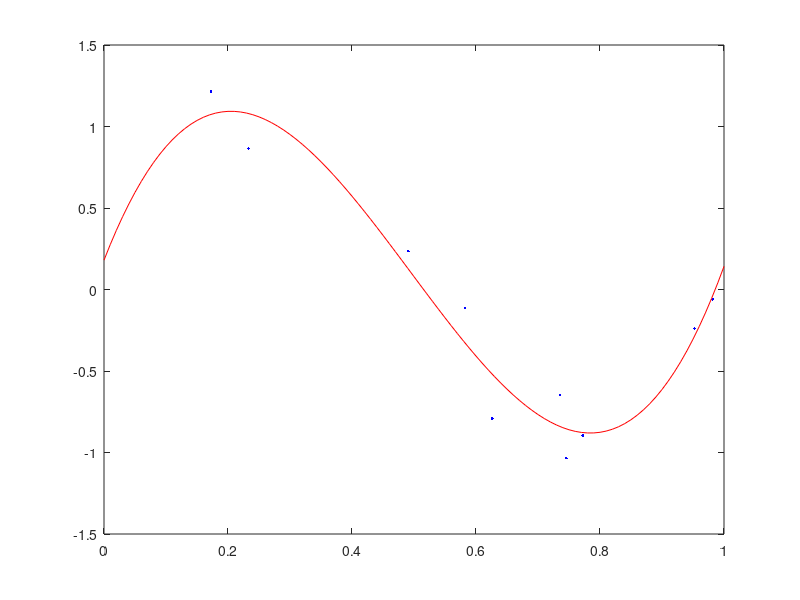
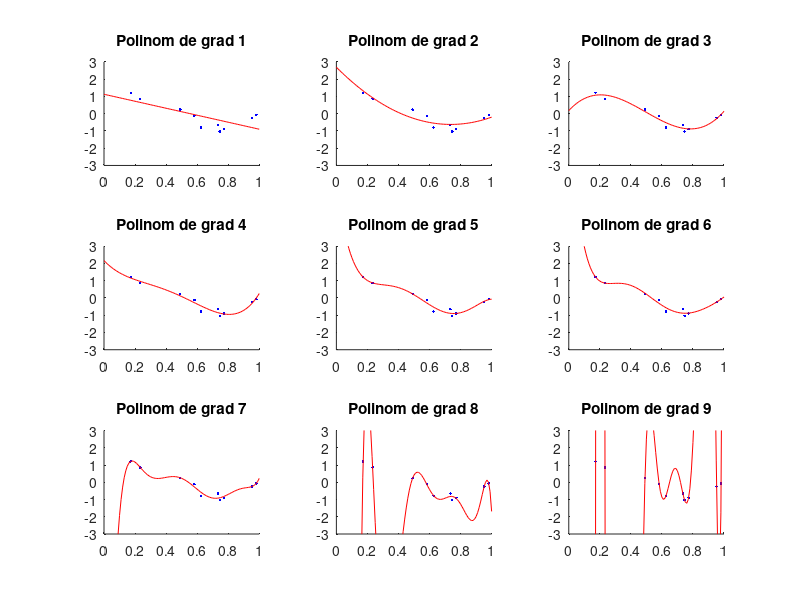
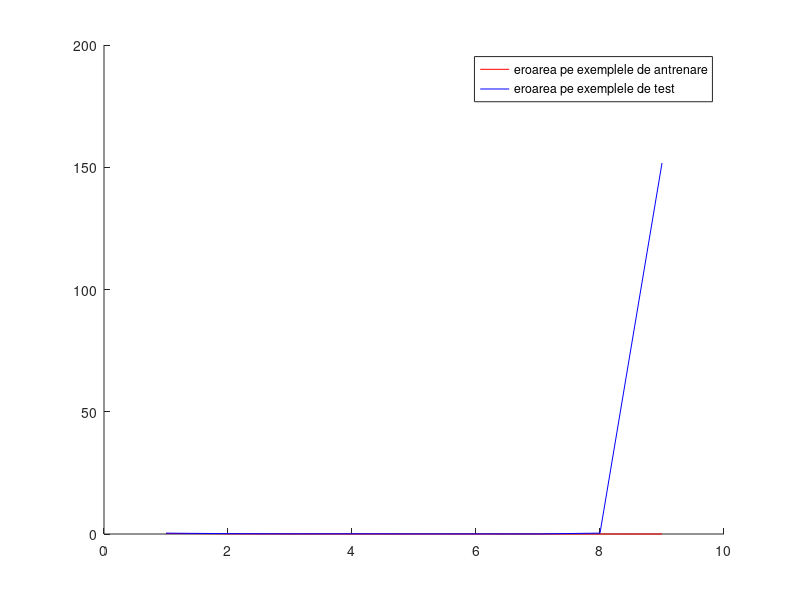
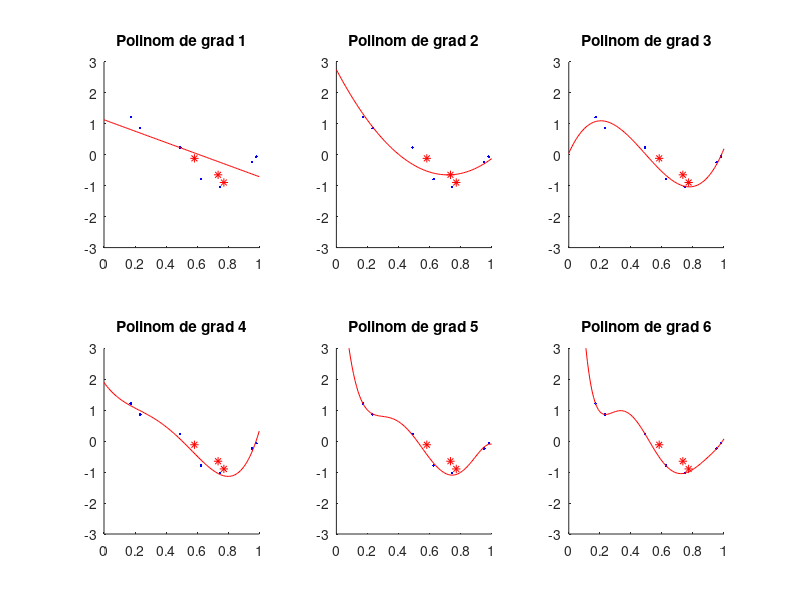

These charts were generated, in order, by the following MATLAB code:
function solLab4()
nrExemple = 10;
sigma = 0.25;

% Definirea functiei inline f(x) = sin(2*pi*x)
f = inline('sin(2*pi*x)', 'x');

% Punctul b) - apelul punctului a)
S = genereazaExemple(nrExemple,sigma,f);
xS = S(:,1);
uS = S(:,2);

% Apelul punctului c)
ploteazaExemple(S)

% Apelul punctului d)
% n: gradul polinomului P cautat
n = 3;
P = gasestePolinomOptim(S,n);

% Apelul punctului e)
hold on
ploteazaGraficPolinom(P)
% disp('Apasati orice tasta pentru a continua!')
% pause
% hold off

% Apelul punctului f)
eticheteCorecte = uS;
etichetePrezise = polyval(P,xS);
[eroare] = calculeazaEroare(eticheteCorecte, etichetePrezise);

% Punctul g)
% n: gradul polinomului
figure, hold on
for n = 1:9
    P = gasestePolinomOptim(S,n);
    subplot(3,3,n)
    hold on
    ploteazaExemple(S);
    ploteazaGraficPolinom(P);
    title(['Polinom de grad ' num2str(n)])
    axis([0 1 -3 3]);
end

% Punctele h) si i)
% genereaza exemple test
nrExempleTest = 10;
exempleT = genereazaExemple(nrExempleTest, sigma, f);
xT = exempleT(:,1);
uT = exempleT(:,2);

for n = 1:9
    P = gasestePolinomOptim(S,n);
    etichetePreziseS = polyval(P,xS);
    eroareS(n) = calculeazaEroare(uS,etichetePreziseS);
    
    % Atentie: pentru calculul etichetelor prezise pentru puncte din 
    % multimea de test se foloseste polinomul P determinat pe baza multimii 
    % de antrenare S
    etichetePreziseT = polyval(P,xT);
    eroareT(n) = calculeazaEroare(uT,etichetePreziseT);
end
gradPolinom = 1:9;
figure, hold on
plot(gradPolinom, eroareS,'r');
plot(gradPolinom, eroareT,'b');
legend('eroarea pe exemplele de antrenare','eroarea pe exemplele de test');

% Punctul j)
gradPolinom = 1:1:6;
figure, hold on
% Multimea de antrenare
S1 = S(1:7,:);
% Multimea de validare
S2 = S(8:size(S,1),:);

xS = S1(:,1);
uS = S1(:,2);
xT = S2(:,1);
uT = S2(:,2);

eroareS = zeros(1,length(gradPolinom));
eroareValidare = zeros(1,length(gradPolinom));
for i = 1:length(gradPolinom);
    P = gasestePolinomOptim(S1,gradPolinom(i)); 
    subplot(2,3,i);hold on;
    ploteazaExemple(S1);
    % plotarea exemplelor de test
    plot(S2(:,1), S2(:,2), '*r')
    ploteazaGraficPolinom(P);
    title(['Polinom de grad ' num2str(gradPolinom(i))]);
    axis([0 1 -3 3]);
    
    etichetePreziseS = polyval(P,xS);
    eroareS(i) = calculeazaEroare(uS,etichetePreziseS);
    
    etichetePreziseT = polyval(P,xT);
    eroareValidare(i) = calculeazaEroare(uT,etichetePreziseT);
end

figure, hold on
plot(gradPolinom, eroareS,'r');
plot(gradPolinom, eroareValidare,'b');
legend('eroarea pe exemplele de antrenare S1','eroarea pe exemplele de validare S2');

eroareValidare
gradOptim = gradPolinom(find(eroareValidare == min(eroareValidare)))

end

% Punctul a)
function [S] = genereazaExemple(nrExemple,sigma,f)
% x contine valori de selectie asupra unei variabile aleatoare repartizate
% uniform pe [0,1]
x = rand(nrExemple,1);
% eps_i: valoare de selectie asupra unei variabile aleatoare repartizate
% normal de medie 0 si deviatie standard sigma;
% Z este o matrice de dimensiune m x n continand valori de selectie asupra
% unei v.a. repartizate normal de medie miu si deviatie standard sigma
% atunci Z = sigma * randn(m,n) + miu
u = f(x) + sigma * randn(nrExemple,1);
S = [x u];
end

% Punctul c)
function ploteazaExemple(S)
% reprezinta grafic punctele de forma (xi,ui), valorile xi reprezinta
% abscisele punctelor, iar ui ordonatele
plot(S(:,1), S(:,2), '.b')
end

% Punctul d)
% n: gradul polinomului
function P = gasestePolinomOptim(S,n)
x = S(:,1);
u = S(:,2);
% P este un vector linie ce contine coeficientii polinomului P(x) precum urmeaza:
% P(x) = P(1)*x^n + P(2)*x^(n-1) + ... + P(n)*x + P(n+1)
P = polyfit(x,u,n);
end

% Punctul e)
function ploteazaGraficPolinom(P)
% x: vector continand valori ce vor fi reprezentate pe axa oX
x = 0:0.01:1;
% etichetePrezise: vector continand valori ce vor fi reprezentate pe oY
etichetePrezise = polyval(P,x);
plot(x,etichetePrezise,'r');
end

% Punctul f)
function [eroare] = calculeazaEroare(eticheteCorecte, etichetePrezise)
% eroare = media diferentelor dif_i la patrat calculate pentru fiecare punct xi
% dif_i = eticheta prezisa i - eticheta corecta i
eroare = mean((etichetePrezise - eticheteCorecte).^2); 
end








